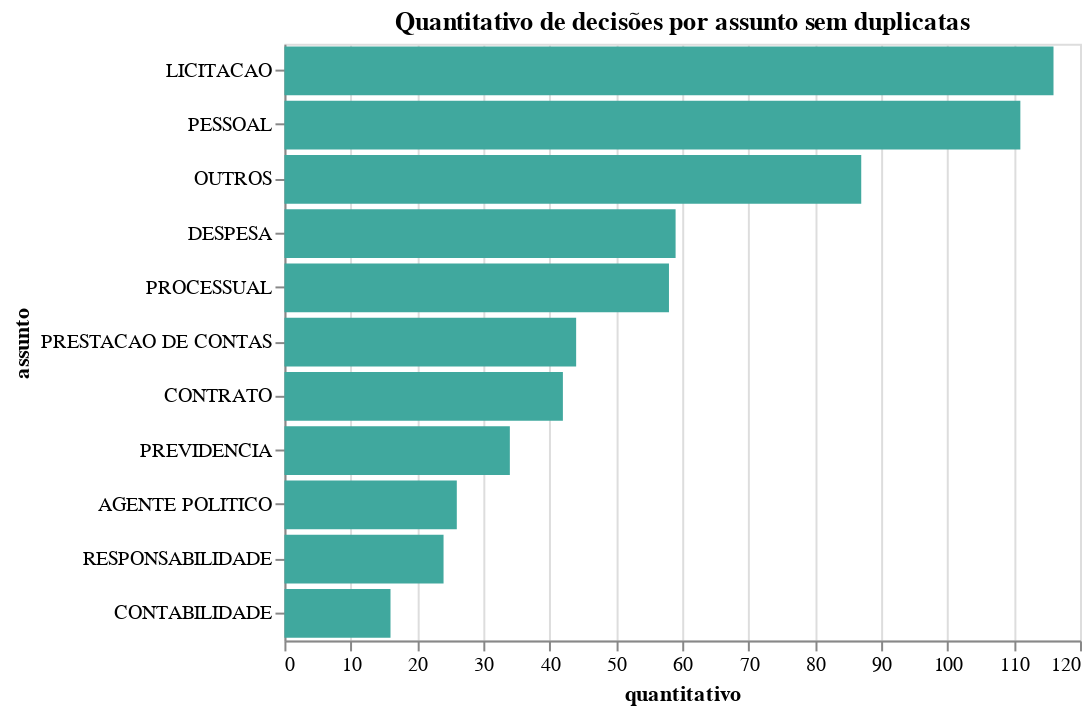

The cell this chart's notebook holds for it:
### Code cell
qtde_assuntos_sem_dup = df_sd.groupby('assunto_agrupado')['arquivo']\
    .count()\
    .reset_index()\
    .rename(columns={'assunto_agrupado': 'assunto', 'arquivo' : 'quantitativo'})
alt_sem_dup = alt.Chart(qtde_assuntos_sem_dup).mark_bar().encode(
    alt.X("quantitativo"),
    alt.Y("assunto", sort='-x', title="assunto"),
    tooltip=['assunto', 'quantitativo']
).properties(height=300,
             title='Quantitativo de decisões por assunto sem duplicatas'
)
alt_sem_dup.configure_mark(color='#40A89E')

### Figure 1 — Vega-Lite specification as saved in the notebook (floating-point values rounded to 4 significant figures)
{"config": {"view": {"continuousWidth": 400, "continuousHeight": 300}, "mark": {"color": "#40A89E"}}, "data": {"name": "data-088351e4160dda02e95cad627e53a0e8"}, "mark": "bar", "encoding": {"tooltip": [{"type": "nominal", "field": "assunto"}, {"type": "quantitative", "field": "quantitativo"}], "x": {"type": "quantitative", "field": "quantitativo"}, "y": {"type": "nominal", "field": "assunto", "sort": "-x", "title": "assunto"}}, "height": 300, "title": "Quantitativo de decisões por assunto sem duplicatas", "$schema": "https://vega.github.io/schema/vega-lite/v4.8.1.json", "datasets": {"data-088351e4160dda02e95cad627e53a0e8": [{"assunto": "AGENTE POLITICO", "quantitativo": 26}, {"assunto": "CONTABILIDADE", "quantitativo": 16}, {"assunto": "CONTRATO", "quantitativo": 42}, {"assunto": "DESPESA", "quantitativo": 59}, {"assunto": "LICITACAO", "quantitativo": 116}, {"assunto": "OUTROS", "quantitativo": 87}, {"assunto": "PESSOAL", "quantitativo": 111}, {"assunto": "PRESTACAO DE CONTAS", "quantitativo": 44}, {"assunto": "PREVIDENCIA", "quantitativo": 34}, {"assunto": "PROCESSUAL", "quantitativo": 58}, {"assunto": "RESPONSABILIDADE", "quantitativo": 24}]}}
